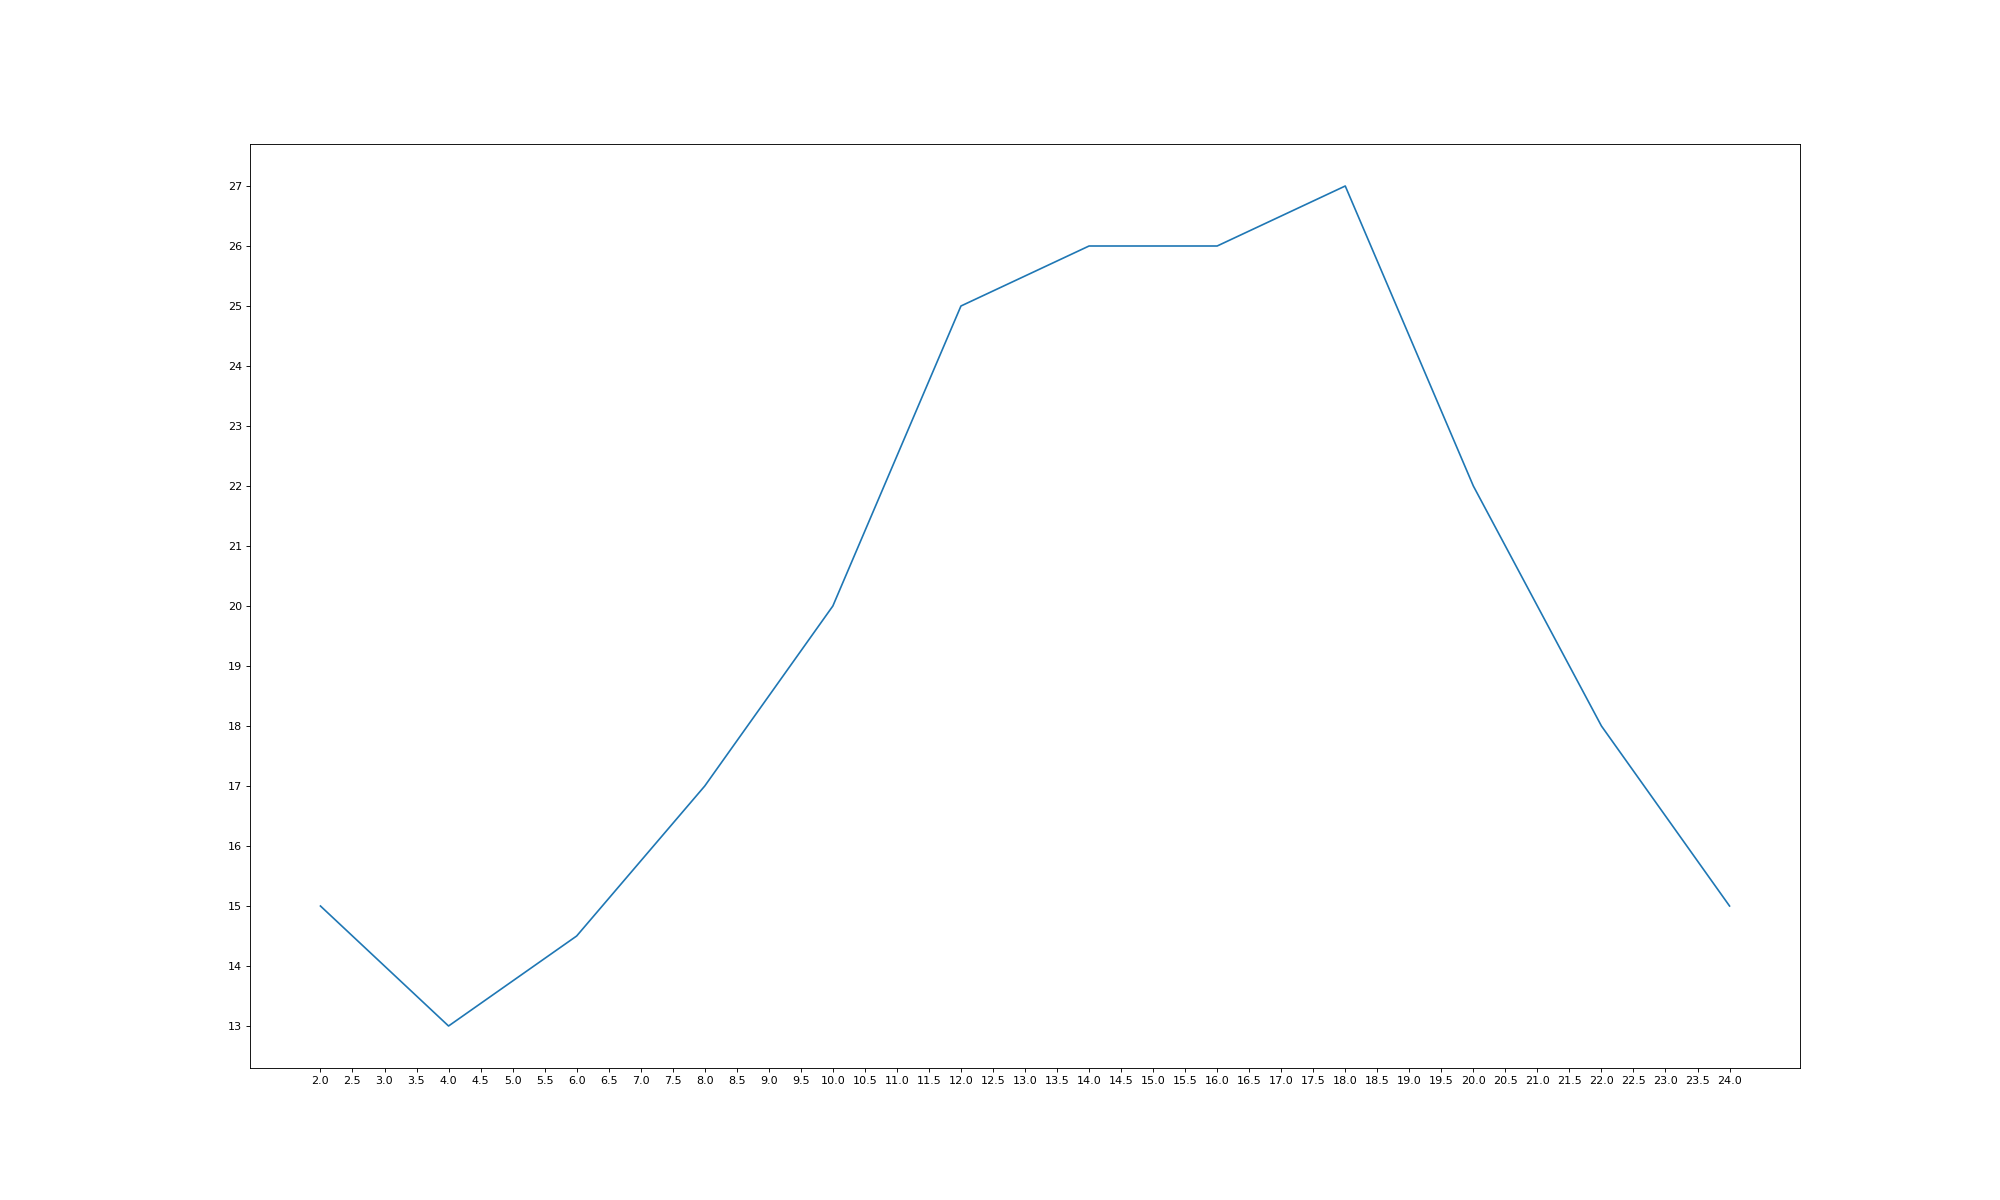

Write the Python code that produced this figure.
from matplotlib import pyplot as plt

x = range(2, 26, 2)
y = [15, 13, 14.5, 17, 20, 25, 26, 26, 27, 22, 18, 15]

plt.figure(figsize=(25, 15), dpi=80)

plt.plot(x, y)

_x = [i / 2 for i in range(4, 49)]
# plt.xticks(x)
plt.xticks(_x)

plt.yticks(range(min(y), max(y) + 1))

plt.savefig('./01-demo.png')

plt.show()
